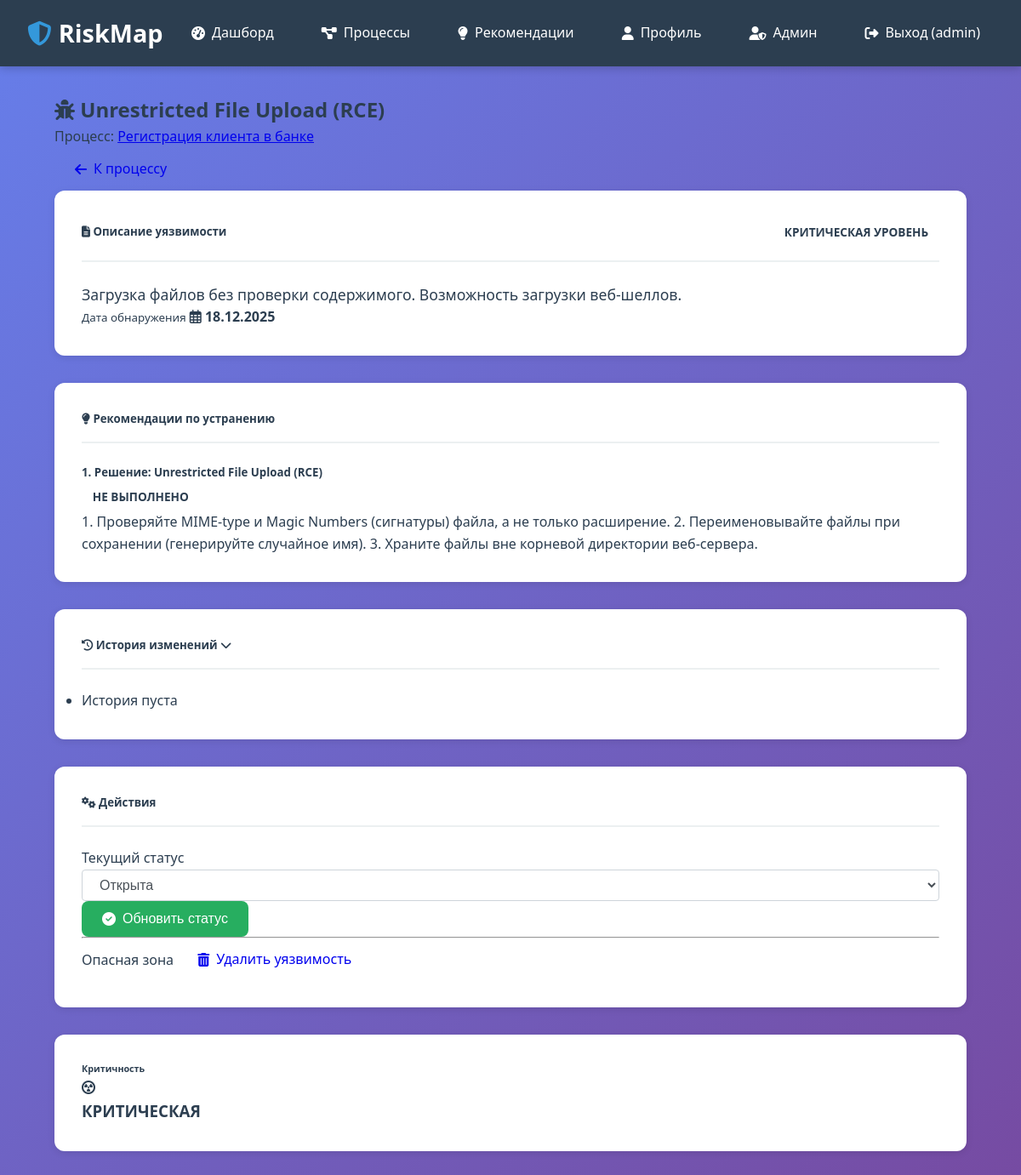
The app's page /vulnerabilities/33/ (signed in), older data.
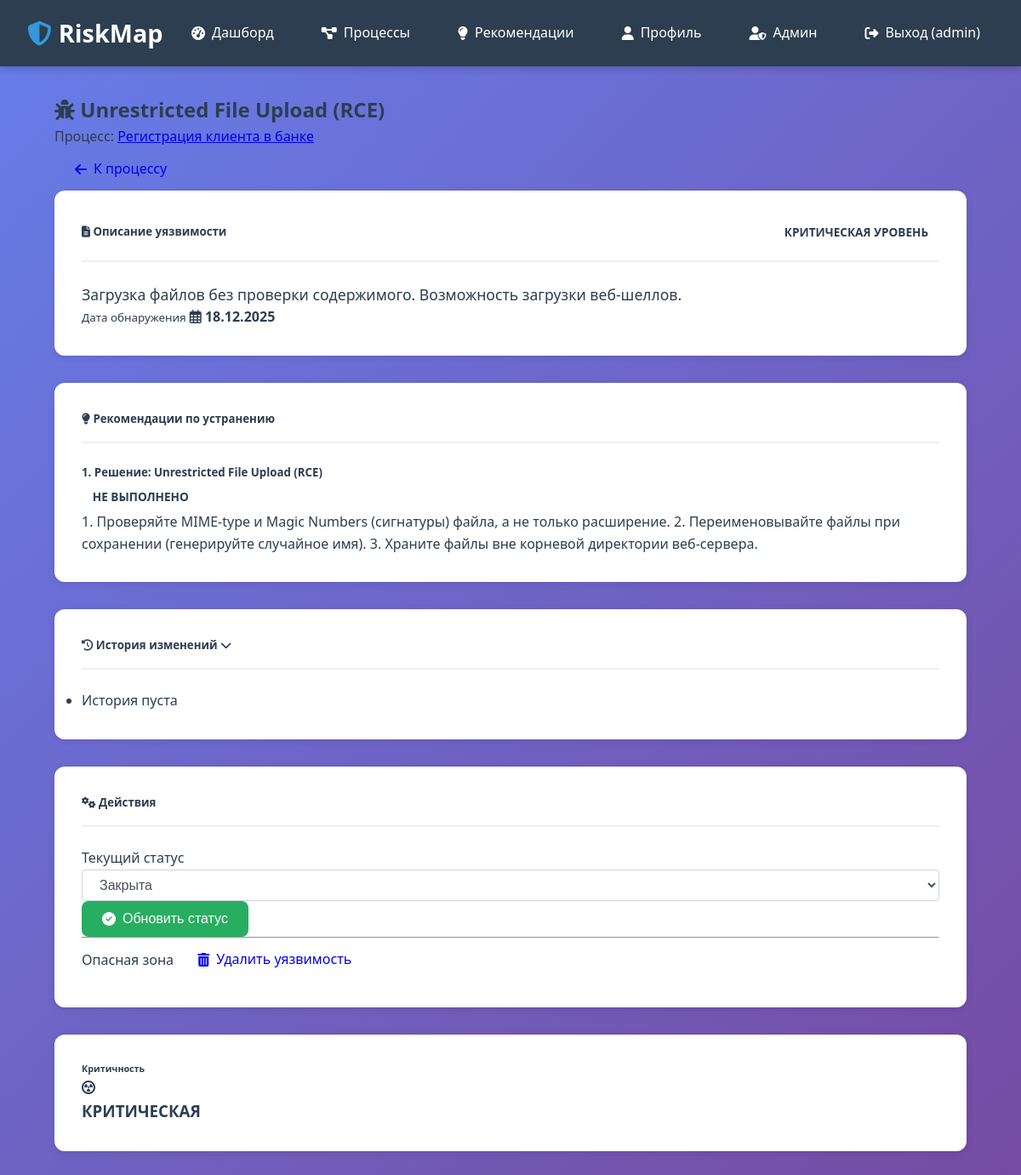
The same page, newer data.
### apps/core/models.py (models this page shows, shortened)
class Vulnerability(models.Model):
    SEVERITY_CHOICES = [
        (1, 'Незначительная'),
        (2, 'Низкая'),
        (3, 'Средняя'),
        (4, 'Высокая'),
        (5, 'Критическая'),
    ]
    STATUS_CHOICES = [
        ('open', 'Открыта'),
        ('in_progress', 'В работе'),
        ('resolved', 'Решена'),
        ('closed', 'Закрыта'),
    ]
    business_process = models.ForeignKey(
        BusinessProcess,
        on_delete=models.CASCADE,
        related_name='vulnerabilities',
        verbose_name='Бизнес-процесс'
    )
    step = models.ForeignKey(
        ProcessStep,
        on_delete=models.SET_NULL,
        null=True,
        blank=True,
        related_name='vulnerabilities',
        verbose_name='Связанный шаг'
    )
    title = models.CharField('Название', max_length=255)
    description = models.TextField('Описание')
    severity = models.IntegerField('Уровень серьезности', choices=SEVERITY_CHOICES, default=3)
    status = models.CharField('Статус', max_length=20, choices=STATUS_CHOICES, default='open')
    discovered_date = models.DateField('Дата обнаружения', auto_now_add=True)
    resolved_date = models.DateField('Дата решения', null=True, blank=True)
    class Meta:
        verbose_name = 'Уязвимость'
        verbose_name_plural = 'Уязвимости'
        ordering = ['-severity', '-discovered_date']

class BusinessProcess(models.Model):
    CRITICALITY_CHOICES = [
        ('low', 'Низкая'),
        ('medium', 'Средняя'),
        ('high', 'Высокая'),
        ('critical', 'Критическая'),
    ]
    name = models.CharField('Название', max_length=255)
    description = models.TextField('Описание', blank=True)
    owner = models.ForeignKey(
        User,
        on_delete=models.CASCADE,
        related_name='business_processes',
        verbose_name='Владелец'
    )
    criticality = models.CharField(
        'Критичность',
        max_length=20,
        choices=CRITICALITY_CHOICES,
        default='medium'
    )
    created_at = models.DateTimeField('Дата создания', auto_now_add=True)
    updated_at = models.DateTimeField('Дата обновления', auto_now=True)
    is_active = models.BooleanField('Активен', default=True)
    class Meta:
        verbose_name = 'Бизнес-процесс'
        verbose_name_plural = 'Бизнес-процессы'
        ordering = ['-created_at']

### apps/core/views.py (the view)
# urls.py: path('vulnerabilities/<int:pk>/', views.vulnerability_detail, name='vulnerability_detail'),
@login_required
def vulnerability_detail(request, pk):
    vulnerability = get_object_or_404(
        Vulnerability,
        pk=pk,
        business_process__owner=request.user
    )
    if request.method == 'POST':
        form = VulnerabilityStatusForm(request.POST, instance=vulnerability)
        if form.is_valid():
            old_status = vulnerability.status
            vulnerability = form.save()
            if old_status != vulnerability.status:
                AuditLog.objects.create(
                    vulnerability=vulnerability,
                    user=request.user,
                    action='status_changed',
                    old_value=old_status,
                    new_value=vulnerability.status
                )
                messages.success(request, f"Статус обновлен на '{vulnerability.get_status_display()}'")
            return redirect('core:vulnerability_detail', pk=pk)
    else:
        form = VulnerabilityStatusForm(instance=vulnerability)
    context = {
        'vulnerability': vulnerability,
        'form': form, # Передаем форму в шаблон
        'recommendations': vulnerability.recommendations.all(),
        'audit_logs': vulnerability.audit_logs.all(),
    }
    return render(request, 'core/vulnerability_detail.html', context)

### apps/core/forms.py
class VulnerabilityStatusForm(forms.ModelForm):
    class Meta:
        model = Vulnerability
        fields = ['status']
        widgets = {
            'status': forms.Select(attrs={'class': 'form-control'}),
        }

### templates/core/vulnerability_detail.html (shortened to what the changed rows need)
{% extends 'base.html' %}
{% block content %}
<div class="container py-4">
    <div class="d-flex justify-content-between align-items-center mb-4">
        <div>
            <h2 class="text-white mb-0">
                <i class="fas fa-bug"></i> {{ vulnerability.title }}
            </h2>
            <div class="text-white-50 small mt-1">
                Процесс: <a href="{% url 'core:process_detail' vulnerability.business_process.pk %}" class="text-white text-decoration-underline">{{ vulnerability.business_process.name }}</a>
            </div>
        </div>
    </div>
    <div class="row">
        <div class="col-lg-8">
            <div class="card shadow mb-4">
                <div class="card-header bg-white d-flex justify-content-between align-items-center py-3">
                    <h5 class="mb-0 text-dark"><i class="fas fa-file-alt text-primary"></i> Описание уязвимости</h5>
                    <span class="badge rounded-pill bg-{% if vulnerability.severity == 5 %}danger{% elif vulnerability.severity == 4 %}warning text-dark{% elif vulnerability.severity == 3 %}info text-dark{% else %}secondary{% endif %} px-3 py-2">
                        {{ vulnerability.get_severity_display }} уровень
                    </span>
                </div>
                <div class="card-body">
                    <div class="lead mb-4" style="font-size: 1.1rem; line-height: 1.6;">
                        {{ vulnerability.description|linebreaks }}
                    </div>
                    <div class="d-flex flex-wrap gap-3">
                        <div class="p-3 bg-light rounded border">
                            <small class="text-muted d-block mb-1 text-uppercase">Дата обнаружения</small>
                            <i class="far fa-calendar-alt text-secondary"></i>
                            <strong>{{ vulnerability.discovered_date|date:"d.m.Y" }}</strong>
                        </div>
                    </div>
                </div>
            </div>
        </div>
        <div class="col-lg-4">
            <div class="card shadow mb-4 border-primary">
                <div class="card-body">
                    <form method="post" class="mb-4">
                        <div class="mb-3">
                            <label class="form-label text-muted small fw-bold text-uppercase">Текущий статус</label>
                            {{ form.status }}
                        </div>
                    </form>
                </div>
            </div>
        </div>
    </div>
</div>
{% endblock %}

Row changes from the older to the newer data that the page shows:
changed Vulnerability "Unrestricted File Upload (RCE)": status "Открыта" → "Закрыта"
